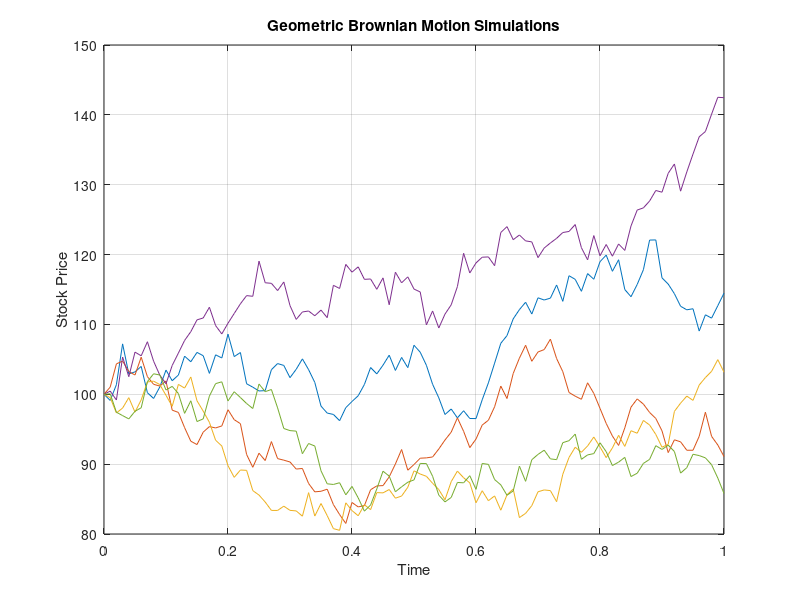

This chart was generated by the following MATLAB code:
clearvars, clc;

% This is all ChatGPT so far


% Geometric Brownian Motion Parameters
mu = 0.1;   % Drift
sigma = 0.2;   % Volatility

% Time parameters
T = 1;       % Time to simulate
dt = 0.01;   % Time step
t = 0:dt:T;  % Time vector

% Number of simulations
numSimulations = 5;

% Initial values
S0 = 100;    % Initial stock price

% Simulate Geometric Brownian Motion
S = zeros(numSimulations, length(t));
S(:, 1) = S0;

for i = 1:numSimulations
    for j = 2:length(t)
        dW = sqrt(dt) * randn;
        S(i, j) = S(i, j-1) * exp((mu - 0.5 * sigma^2) * dt + sigma * dW);
    end
end

% Plot the simulations
figure;
plot(t, S');
title('Geometric Brownian Motion Simulations');
xlabel('Time');
ylabel('Stock Price');
grid on;

